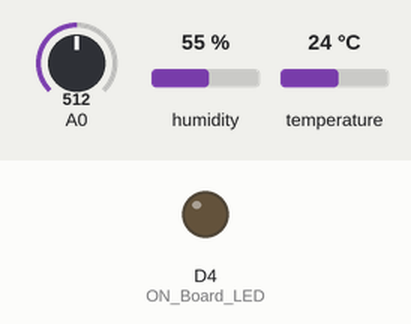
Recording of a sketch running on a simulated ESP8266 (NodeMCU). Parts: output pins drawn as LEDs (lit = HIGH). The inputs (shaded band) are chosen by the test bench; at power-on: A0 = 512, humidity 55 %, temperature 24 °C. WiFi joins after 1.5 s; servers stay silent unless stated; uploads are accepted with an empty reply; what the sketch prints to the serial monitor is not drawn.

Above: at 0.0 s.
At 3.7 s:
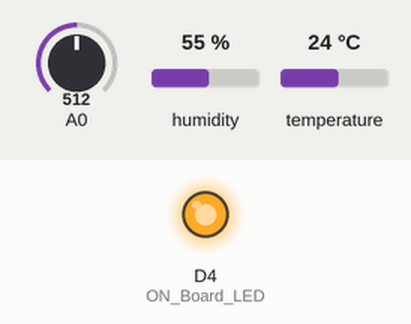
3.8 s: A0 set to 1023
Timing chart, 0 to 6.8 s (numbered marks = the images above; inputs shaded):
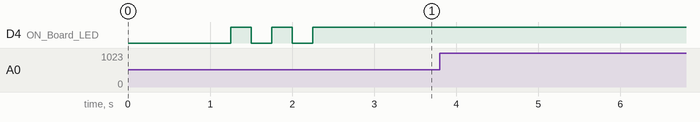

Measured:
- after the input at 3.8 s, every drawn part: stays the same

The sketch:

SST2.ino
```cpp
#include <MQ7.h>
#include <MQ135.h>
#include <ESP8266WiFi.h>
#include <WiFiClientSecure.h>
#include "DHT.h"
#define DHTTYPE DHT22 // type of the temperature sensor
#define DHTPIN D5 //--> The pin used for the DHT11 sensor is Pin D1 = GPIO5
DHT dht(DHTPIN, DHTTYPE); //--> Initialize DHT sensor, DHT dht(Pin_used, Type_of_DHT_Sensor);

#define ON_Board_LED 2  //--> Defining an On Board LED, used for indicators when the process of connecting to a wifi router

const char* ssid = "AAP"; //--> Your wifi name or SSID.
const char* password = "Chutiye@9"; //--> Your wifi password.


//----------------------------------------Host & httpsPort
const char* host = "script.google.com";
const int httpsPort = 443;
//----------------------------------------

WiFiClientSecure client; //--> Create a WiFiClientSecure object.

String GAS_ID = "AKfycbxCy4dqnkEcN76r29s0gUWb7Mcj6szbaJ48c5z7CBVfHwDrNaoeshTZb7VcZssCqSy0"; //--> spreadsheet script ID

float CO;
float gas;

float m1 = -0.6527; //Slope
float b1 = 1.30; //Y-Intercept
float R01 = 3.12; //Sensor Resistance

float m = -0.3376; //Slope
float b = 0.7165; //Y-Intercept
float R0 = 21.91; //Sensor Resistance in fresh air from previous code

float c;
float g;

void setup() {
  // put your setup code here, to run once:
  Serial.begin(9600);
  delay(500);

  dht.begin();  //--> Start reading DHT11 sensors
  delay(500);

  WiFi.begin(ssid, password); //--> Connect to your WiFi router
  Serial.println("");

  pinMode(A0, INPUT);

  pinMode(ON_Board_LED,OUTPUT); //--> On Board LED port Direction output
  digitalWrite(ON_Board_LED, HIGH); //--> Turn off Led On Board

  //----------------------------------------Wait for connection
  Serial.print("Connecting");
  while (WiFi.status() != WL_CONNECTED) {
    Serial.print(".");
    //----------------------------------------Make the On Board Flashing LED on the process of connecting to the wifi router.
    digitalWrite(ON_Board_LED, LOW);
    delay(250);
    digitalWrite(ON_Board_LED, HIGH);
    delay(250);
    //----------------------------------------
  }
  //----------------------------------------
  digitalWrite(ON_Board_LED, HIGH); //--> Turn off the On Board LED when it is connected to the wifi router.
  Serial.println("");
  Serial.print("Successfully connected to : ");
  Serial.println(ssid);
  Serial.print("IP address: ");
  Serial.println(WiFi.localIP());
  Serial.println();
  //----------------------------------------

  client.setInsecure();
}

void loop() {
  // Reading temperature or humidity takes about 250 milliseconds!
  // Sensor readings may also be up to 2 seconds 'old' (its a very slow sensor)
  int h = dht.readHumidity();
  // Read temperature as Celsius (the default)
  float t = dht.readTemperature();
  delay(500);
  Serial.print(h);
  Serial.print(t);


  // Check if any reads failed and exit early (to try again).
  if (isnan(h) || isnan(t)) {
    Serial.println("Failed to read from DHT sensor !");
    delay(500);
    return;
  }
  String Temp = "Temperature : " + String(t) + " °C";
  String Humi = "Humidity : " + String(h) + " %";
  Serial.println(Temp);
  Serial.println(Humi);

  CO = analogRead(A0);
    float sensor_volt1; //Define variable for sensor voltage
    float RS_gas1; //Define variable for sensor resistance
    float ratio1; //Define variable for ratio
    float sensorValue1 = CO; //Read analog values of sensor
    sensor_volt1 = sensorValue1*(5.0/1023.0); //Convert analog values to voltage
    RS_gas1 = ((5.0*10.0)/sensor_volt1)-10.0; //Get value of RS in a gas
    ratio1 = RS_gas1/R01;  // Get ratio RS_gas/RS_air
    double ppm_log1 = (log10(ratio1)-b1)/m1; //Get ppm value in linear scale according to the the ratio value
    double ppm1 = pow(10, ppm_log1); //Convert ppm value to log scale
    c = ppm1;
    Serial.println(c);

/*    gas = analogRead(A2);
    float sensor_volt; //Define variable for sensor voltage
    float RS_gas; //Define variable for sensor resistance
     float ratio; //Define variable for ratio
    float sensorValue = gas; //Read analog values of sensor
    sensor_volt = sensorValue*(5.0/1023.0); //Convert analog values to voltage
    RS_gas = ((5.0*10.0)/sensor_volt)-10.0; //Get value of RS in a gas
    ratio = RS_gas/R0;  // Get ratio RS_gas/RS_air
    double ppm_log = (log10(ratio)-b)/m; //Get ppm value in linear scale according to the the ratio value
    ppm = pow(10, ppm_log); //Convert ppm value to log scale
    g = ppm;
    Serial.print("\nGAS PPM = ");
    Serial.println(ppm);*/

  sendData(t, h,c); //--> Calls the sendData Subroutine,g
  delay(1000);

}

// Subroutine for sending data to Google Sheets
//, float cm    , float ga
void sendData(float tem, int hum, float cm) {
  Serial.println("==========");
  Serial.print("connecting to ");
  Serial.println(host);

  //----------------------------------------Connect to Google host
  if (!client.connect(host, httpsPort)) {
    Serial.println("connection failed");
    return;
  }
  //----------------------------------------

  //----------------------------------------Processing data and sending data
  String string_temperature =  String(tem);
  // String string_temperature =  String(tem, DEC);
  String string_humidity =  String(hum, DEC);
  String string_cm = String(cm);
//  String string_gas = String(ga);
  String url = "/macros/s/" + GAS_ID + "/exec?temperature=" + string_temperature + "&humidity="+ string_humidity + "&CO=" + string_cm ;
  //+ string_humidity + "&CO=" + string_cm    + "&GAS=" + string_gas
  Serial.print("requesting URL: ");
  Serial.println(url);

  client.print(String("GET ") + url + " HTTP/1.1\r\n" +
         "Host: " + host + "\r\n" +
         "User-Agent: BuildFailureDetectorESP8266\r\n" +
         "Connection: close\r\n\r\n");

  Serial.println("request sent");
  //----------------------------------------

  //----------------------------------------Checking whether the data was sent successfully or not
  while (client.connected()) {
    String line = client.readStringUntil('\n');
    if (line == "\r") {
      Serial.println("headers received");
      break;
    }
  }
  String line = client.readStringUntil('\n');
  if (line.startsWith("{\"state\":\"success\"")) {
    Serial.println("esp8266/Arduino CI successfull!");
  } else {
    Serial.println("esp8266/Arduino CI has failed");
  }
  Serial.print("reply was : ");
  Serial.println(line);
  Serial.println("closing connection");
  Serial.println("==========");
  Serial.println();
  //----------------------------------------
}
```
